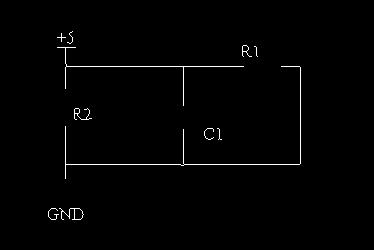
#> input picture line/skeleton.png, 374 x 250 px
$ python line_detect.py
#> lines starting #> are read from the running program, lines starting #| are printed output that depends on the picture; after the words box and inside, x2 and y2 are one past the last pixel; in counts of white or black regions, pixels touching at a corner belong together
import math
import cv2
import numpy as np

# 读取输入图片
img0 = cv2.imread("skeleton.png")
#> img0 is the input picture: shape (250, 374, 3); 1.1% white in thin lines or dots, all inside (x1, y1, x2, y2) = (48, 31, 301, 220)
# 将彩色图片转换为灰度图片
img = cv2.cvtColor(img0,cv2.COLOR_BGR2GRAY)

# 创建一个LSD对象
lsd = cv2.createLineSegmentDetector(0)
# 执行检测结果
dlines = lsd.detect(img)  # dline[0]存储着每条直线的坐标[[x01,y01,x11,y11]...[x0i,yoi,x1i,y1i]]  i表示第i条直线
# 绘制检测结果
print(len(dlines[0]))
#| 30
for dline in dlines[0]:
    x0 = int(round(dline[0][0]))  # round四舍五入函数
    y0 = int(round(dline[0][1]))
    x1 = int(round(dline[0][2]))
    y1 = int(round(dline[0][3]))
    lenth = math.sqrt((x0-x1)*(x0-x1)+(y0-y1)*(y0-y1))

    cv2.line(img0, (x0, y0), (x1,y1), (0,255,0), 1, cv2.LINE_AA)  #BGR

    # 显示并保存结果
    #cv2.imwrite('w_demo01.jpg', img0)
    cv2.imshow("LSD", img0)
    cv2.waitKey(0)
    cv2.destroyAllWindows()
#> this loop made 30 passes
#> (dline, x0, y0, x1, y1, lenth) on passes 1 to 11: ([[72.8, 109.4, 72.79, 116.9]], 73, 109, 73, 117, 8), ([[63.89, 126.9, 63.91, 176.9]], 64, 127, 64, 177, 50), ([[78.13, 206.6, 70.62, 206.6]], 78, 207, 71, 207, 7), ([[301, 161.9, 301, 66.87]], 301, 162, 301, 67, 95), ([[65.96, 63.13, 65.99, 49.37]], 66, 63, 66, 49, 14), ([[66.01, 86.88, 65.92, 68.12]], 66, 87, 66, 68, 19), ([[65.95, 161.9, 66, 126.9]], 66, 162, 66, 127, 35), ([[217.5, 128.1, 217.7, 139.3]], 217, 128, 218, 139, 11.05), ([[298.1, 162.8, 66.88, 162.8]], 298, 163, 67, 163, 231), ([[66.02, 176.9, 65.89, 165.6]], 66, 177, 66, 166, 11), ([[74.38, 45.58, 56.87, 45.46]], 74, 46, 57, 45, 17.03)
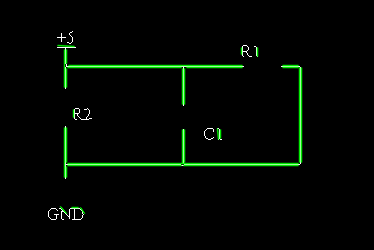
#> img0: shape (250, 374, 3); 3.92% of pixels changed, all inside (x1, y1, x2, y2) = (57, 44, 303, 215)
